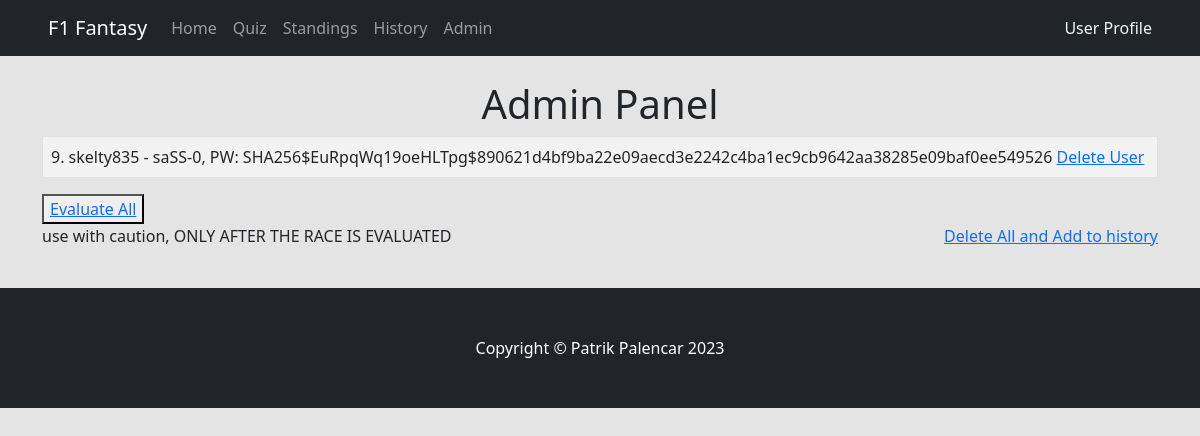
The page /admin (signed in) on the database as committed earlier.
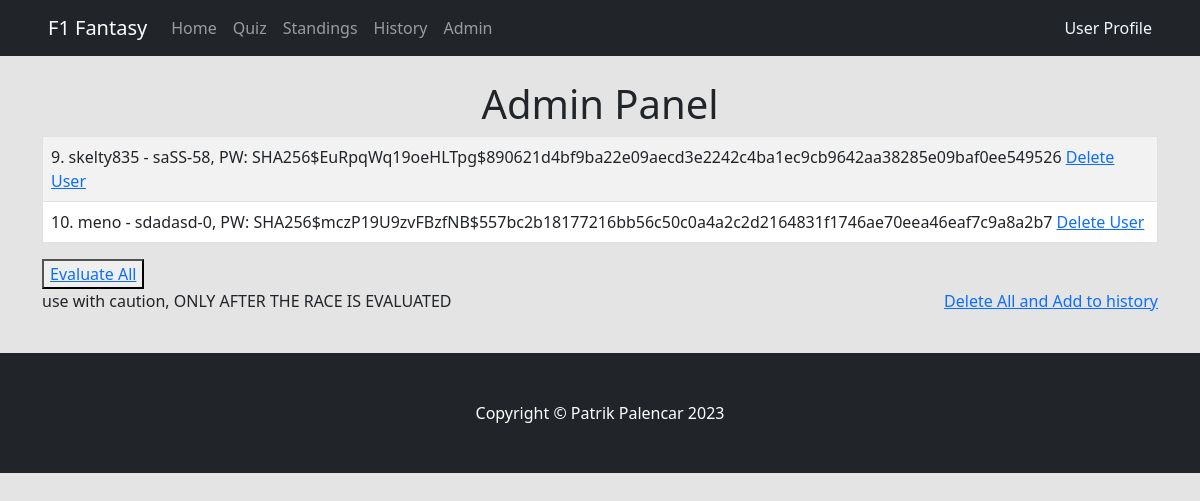
The same page on the database as committed later.
### flask_app/models.py (models this page shows, shortened)
class Users(db.Model, UserMixin):
    id = db.Column(db.Integer, primary_key=True)
    username = db.Column(db.String(35), nullable=False, unique=True)
    email = db.Column(db.String(70), nullable=False, unique=True)
    password_hash = db.Column(db.String(128))
    date_created = db.Column(db.DateTime, default=datetime.utcnow)
    points = db.Column(db.Integer, default=0)
    quiz_answers = db.relationship('QuizAnswers', backref='user', lazy=True)
    @property
    def password(self):
        raise AttributeError('Password is not a readable attribute.')

### flask_app/routes.py (the view)
@app.route("/admin")
@login_required
def admin():
    id = current_user.id
    if id ==9:
        our_users = Users.query.order_by(Users.date_created)
        return render_template("admin.html",our_users = our_users)
    else:
        flash("You do not have access to this page, must be admin")
        return redirect(url_for('dashboard'))

### flask_app/routes.py (called while the page is built)
@login_manager.user_loader
def load_user(id):
    return Users.query.get(int(id))

### flask_app/templates/admin.html (shortened to what this page needs)
{% extends 'base.html' %}
{% block content %}
<h1 class="center">Admin Panel</h1>
<div class="container">
    <table class="table table-hover table-bordered table-striped">
    {% for user in our_users %}
    <tr>
        <td>
            {{user.id}}. {{ user.username }} - {{ user.email }}-{{ user.points }}, PW: {{ user.password_hash }}
            <a href="{{url_for('delete', id=user.id)}}">Delete User</a>
        </td>
    </tr>
    {% endfor %}
    </table>
    <button><a href="{{url_for('evaluation')}}">Evaluate All</a></button>
    <br>
    <p style="float:right;"><a href="{{url_for('delete_all_inputs_and_add_to_history')}}">Delete All and Add to history</a></p>
    <p>use with caution, ONLY AFTER THE RACE IS EVALUATED</p>
    <br>
</div>
{% endblock %}

Rows that differ between the two databases and show on the page:
changed Users "skelty835": points "0" → "58"
added Users: id "10", username "meno", email "sdadasd", points "0", password_hash "SHA256$mczP19U9zvFBzfNB$557bc2b18177216bb56c50c0a4a2c2d2164831f1746ae70eea46eaf7c9a8a2b7"
